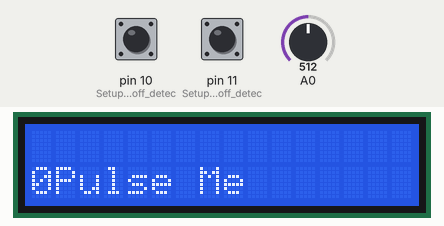
Simulated run of this sketch. Board: Arduino Uno, built with avr-gcc and run on an emulated ATmega328P. Shown: 16×2 character LCD. The inputs (shaded band) are chosen by the test bench; at power-on: pin 10 (Setup_for_leads_off_detec) LOW, pin 11 (Setup_for_leads_off_detec) LOW, A0 = 512. What the sketch prints to the serial monitor is not drawn.

Above: at 0.1 s.
At 1.2 s:
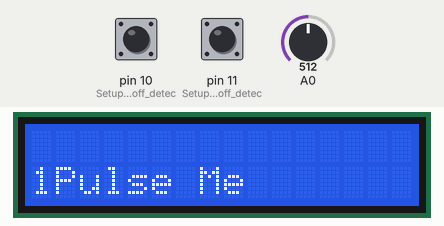
1.3 s: pin 10 (Setup_for_leads_off_detec) pulled HIGH for 0.15 s
At 3.5 s:
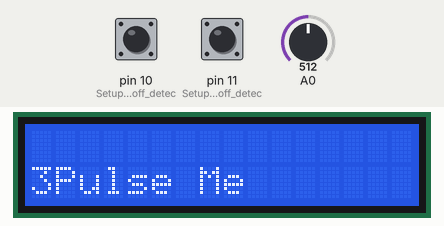
Timing chart, 0 to 5.0 s (numbered marks = the images above; inputs shaded):
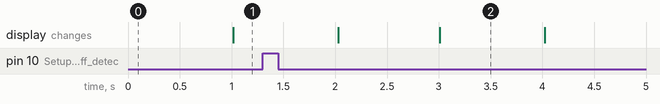

The sketch:

ECG_.ino
```cpp
// (licence header left out)
   #include <LiquidCrystal.h>
  // initialize the library with the numbers of the interface pins
LiquidCrystal lcd(12, 9, 5, 4, 3, 2);
void setup() {
// set up the LCD's number of columns and rows:
  lcd.begin(16, 2);
  // Print a message to the LCD.

  // initialize the serial communication:
  Serial.begin(9600);
  pinMode(10, INPUT); // Setup for leads off detection LO +
  pinMode(11, INPUT); // Setup for leads off detection LO -

}

void loop() {
    // set the cursor to column 0, line 1
  // (note: line 1 is the second row, since counting begins with 0):
  lcd.setCursor(0, 1);
  // print the number of seconds since reset:
  lcd.print(millis() / 1000);
  lcd.print("Pulse Me");


  if((digitalRead(10) == 1)||(digitalRead(11) == 1)){
    Serial.println('!');
  }
  else{
    // send the value of analog input 0:
      Serial.println(analogRead(A0));
  }
  //Wait for a bit to keep serial data from saturating
  delay(30);
}
```
